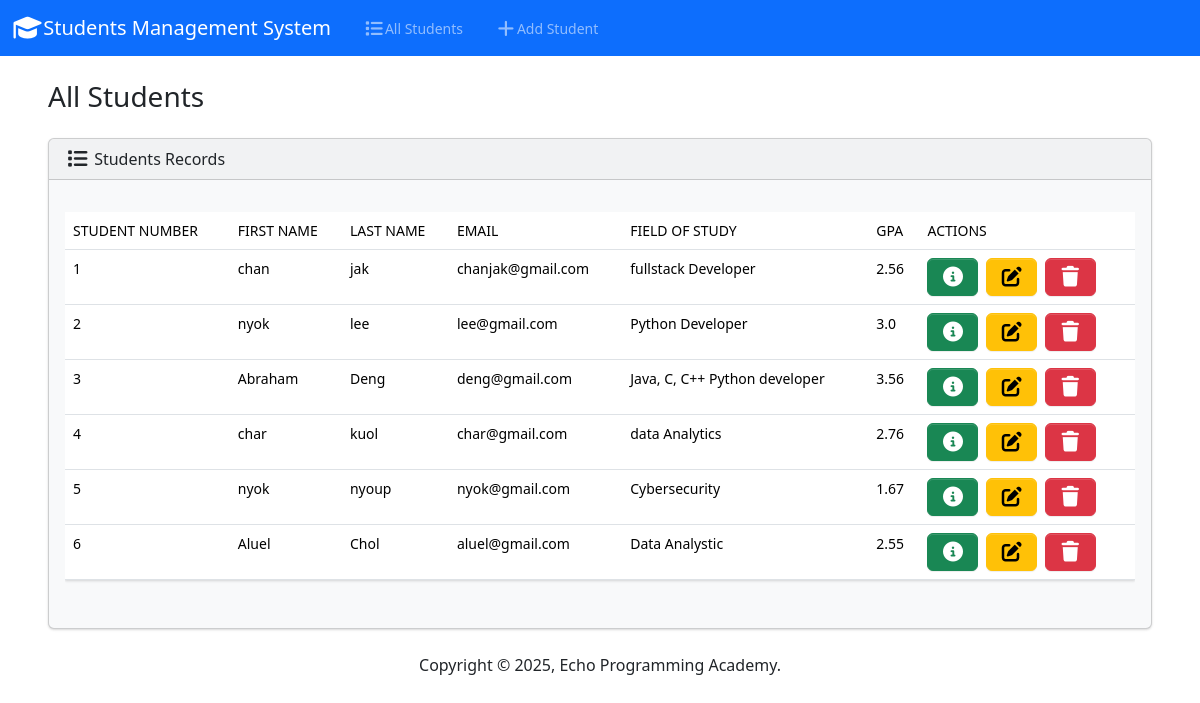
The page / on the database its author committed.
### students/models.py (models this page shows, shortened)
class Student(models.Model):
    student_number= models.PositiveBigIntegerField()
    first_name = models.CharField(max_length=30)
    last_name = models.CharField(max_length=30)
    email = models.EmailField(unique=True)
    field_of_study = models.CharField(max_length=50)
    gpa=models.FloatField()

### students/views.py (the view)
# urls.py: path('', views.index, name='index'),
def index(request):
    return render(request, 'students/index.html', {
        'students': Student.objects.all()
    })

### students/templates/students/index.html (shortened to what this page needs)
{% extends 'students/base.html' %}
{% block body %}
<div class="container-fluid">
<div class="container-fluid">
    <h3 class="m-4">All Students</h3>
 <div class="row">
    <div class="col-12">
        {% if students %}
        <div class="card bg-light ms-4 me-4 mb-4">
         <div class="card-header">
            <i class="fa-solid fa-list fa-lg"></i>
            Students Records
         </div>
          <div class="card-body">
         <p class="card-text">
            <div class="table-responsive">
                <table class="table table-hover">
                  <thead>
                     <tr>
                      <th scope="col">Student Number</th>
                      <th scope="col">First Name</th>
                      <th scope="col">Last Name</th>
                      <th scope="col">Email</th>
                      <th scope="col">Field of Study</th>
                      <th scope="col">GPA</th>
                      <th scope="col">Actions</th>
                     </tr>
                   </thead>
                <tbody>
                    {% for student in students %}
                    <tr>
                    <td>{{ student.student_number }}</td>
                    <td>{{ student.first_name }}</td>
                    <td>{{ student.last_name }}</td>
                    <td>{{ student.email }}</td>
                    <td>{{ student.field_of_study }}</td>
                    <td>{{ student.gpa }}</td>
                    <td>
                        <button class="btn btn-success me-1" href="{% url 'view_student' student.id %}" data-bs-toggle="modal" data-bs-target="#myModal{{ student.id }}">
                            <i class="fa-solid fa-circle-info fa-lg"></i>
                        </button>
                 <a class="btn btn-warning me-1" href="{% url 'edit' student.id %}">
                        <i class="fa-solid fa-pen-to-square fa-lg"></i>
                    </a>
                    <button class="btn btn-danger" data-bs-toggle="modal" data-bs-target="#deleteModal{{ student.id }}">
                        <i class="fa-solid fa-trash fa-lg"></i>
                    </button>
                    </td>
                    </tr>
                    {% endfor %}
                  </tbody>
                </table>
            </div>
         </p>
       </div>
       </div>
        {% else %}
        <div class="alert alert-warning text-center" role="alert">
          No Students Found. Please Add Students.
        </div>
        {% endif %}
       </div>
    </div>
 </div>
</div>
{% endblock%}

### students/templates/students/base.html (shortened to what this page needs)
{% load static %}
<!DOCTYPE html>
<html lang="en">
    <head>
        <link rel="stylesheet" href="{% static 'css/bootstrap.min.css' %}">
        <link href="https://cdn.jsdelivr.net/npm/bootstrap@5.3.8/dist/css/bootstrap.min.css" rel="stylesheet">
        <link rel="stylesheet" href="https://cdnjs.cloudflare.com/ajax/libs/font-awesome/7.0.1/css/all.min.css">
    </head>
    <body>
    <nav class="navbar navbar-expand-lg bg-primary" data-bs-theme="dark">
 <div class="container-fluid">
    <a class="navbar-brand" href="{% url 'index' %}">
        <i class="fa-solid fa-graduation-cap fa-lg"></i>Students Management System</a>
    <div class="collapse navbar-collapse" id="navbarColor01">
      <ul class="navbar-nav me-auto">
        <li class="nav-item">
          <a class="nav-link" href="{% url 'index' %}">
            All Students</a>
        </li>
        <li class="nav-item">
          <a class="nav-link" href="{% url 'add' %}">
            Add Student</a>
        </li>
      </ul>
    </div>
  </div>
</nav>
 {% block body %}
    {% endblock   %}
<footer class="mt-auto mb-3">
    <div class="text-center">
        <span>
         Copyright &copy;
         <script>document.write(new Date().getFullYear())</script>,
          Echo Programming Academy.
        </span>
    </div>
</footer>
</body>
</html>

### rows shown on the page
Student: student_number "1", first_name "chan", last_name "jak", email "chanjak@gmail.com", field_of_study "fullstack Developer", gpa "2.56"
Student: student_number "2", first_name "nyok", last_name "lee", email "lee@gmail.com", field_of_study "Python Developer", gpa "3.0"
Student: student_number "3", first_name "Abraham", last_name "Deng", email "deng@gmail.com", field_of_study "Java, C, C++ Python developer", gpa "3.56"
Student: student_number "4", first_name "char", last_name "kuol", email "char@gmail.com", field_of_study "data Analytics", gpa "2.76"
Student: student_number "5", first_name "nyok", last_name "nyoup", email "nyok@gmail.com", field_of_study "Cybersecurity", gpa "1.67"
Student: student_number "6", first_name "Aluel", last_name "Chol", email "aluel@gmail.com", field_of_study "Data Analystic", gpa "2.55"
